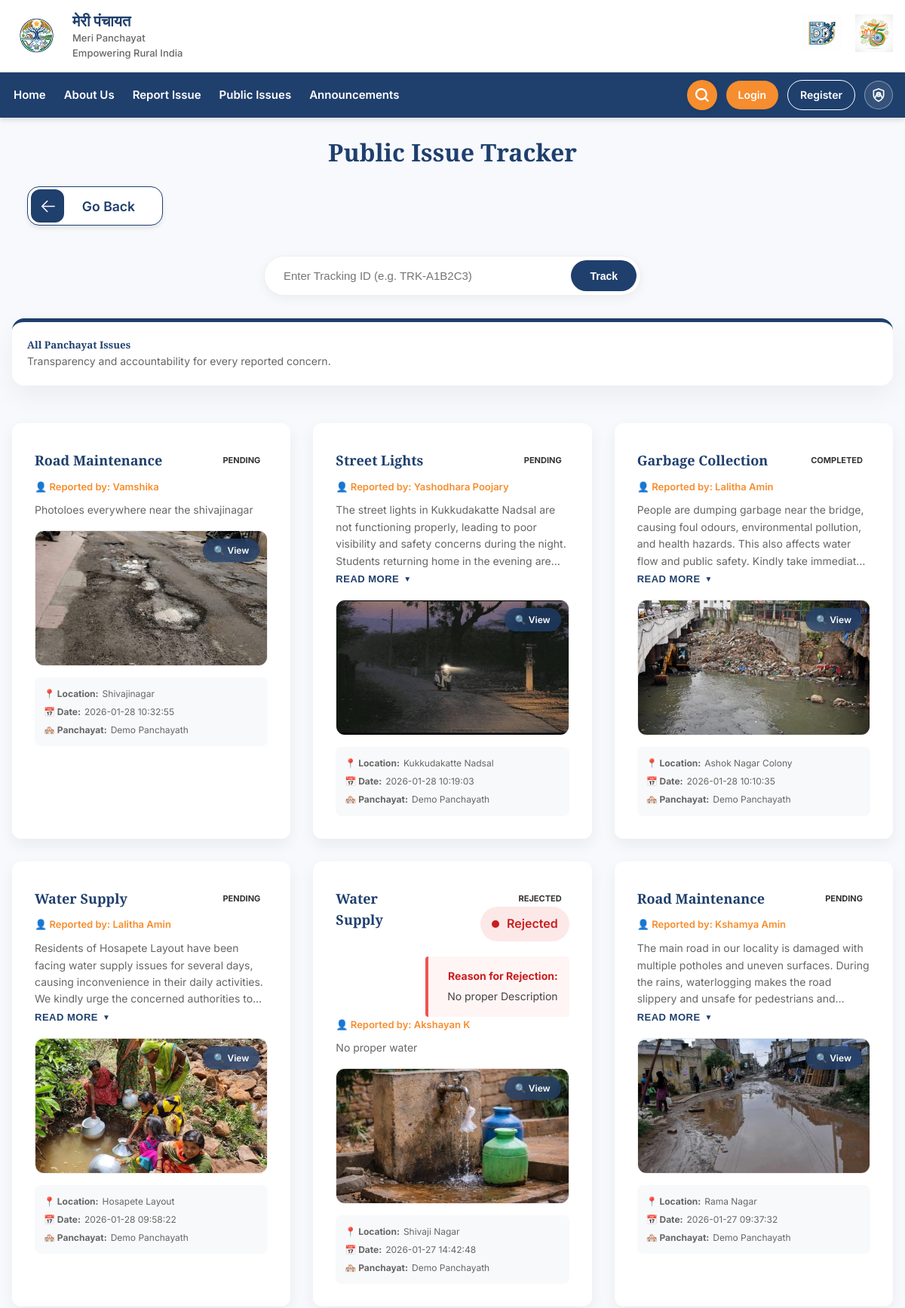
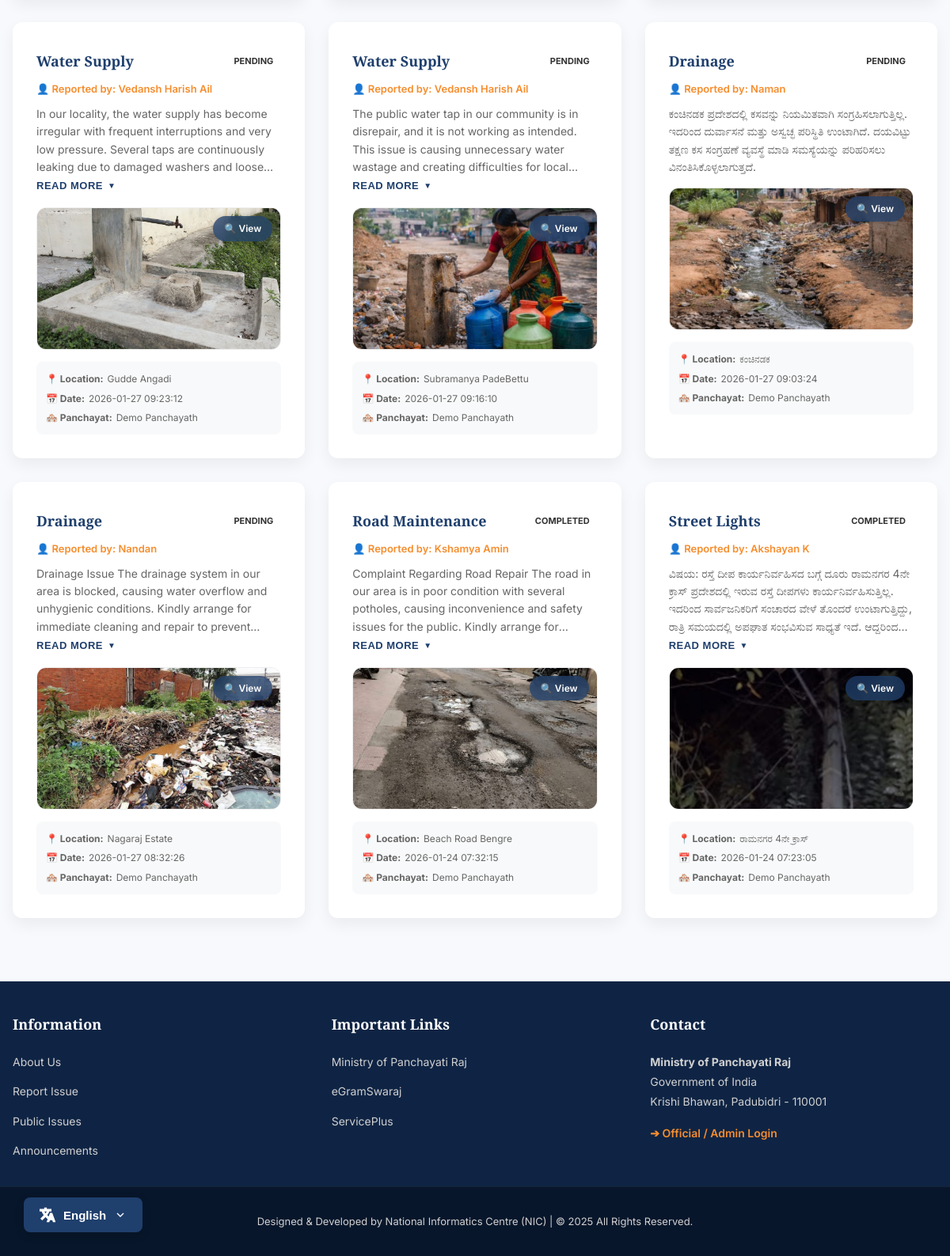
The app's page /public-track with its own data (2 pictures, top to bottom).
### tables this page shows
CREATE TABLE issues (
        id INTEGER PRIMARY KEY AUTOINCREMENT,
        tracking_id TEXT UNIQUE,
        panchayath_id INTEGER,
        category TEXT,
        description TEXT,
        location TEXT,
        photo_path TEXT,
        status TEXT DEFAULT 'Pending',
        rejection_reason TEXT,
        created_at DATETIME DEFAULT CURRENT_TIMESTAMP
    , user_id INTEGER);

CREATE TABLE users (
        id INTEGER PRIMARY KEY AUTOINCREMENT,
        name TEXT,
        email TEXT UNIQUE,
        mobile TEXT,
        password_hash TEXT,
        created_at DATETIME DEFAULT CURRENT_TIMESTAMP
    );

CREATE TABLE panchayath (
        id INTEGER PRIMARY KEY AUTOINCREMENT,
        name TEXT,
        district TEXT,
        state TEXT
    );

### app.py (the view)
@app.route("/public-track")
def public_track():
    conn = connect_db()
    issues = conn.execute("""
        SELECT i.*, p.name AS panchayath_name, u.name AS user_name
        FROM issues i
        JOIN panchayath p ON p.id = i.panchayath_id
        LEFT JOIN users u ON u.id = i.user_id
        ORDER BY i.created_at DESC
    """).fetchall()
    conn.close()
    return render_template("citizen/track_issue.html", issues=issues, title="Public Issue Tracker", is_public=True)

### app.py (called while the page is built)
def connect_db():
    conn = sqlite3.connect(DB_NAME, timeout=10) # Added timeout
    conn.row_factory = sqlite3.Row
    conn.execute("PRAGMA journal_mode=WAL;")
    return conn

def _get_text(key):
    lang = session.get("lang", "en")
    return TRANSLATIONS.get(lang, TRANSLATIONS["en"]).get(key, key)

@app.context_processor
def inject_get_text():
    return dict(get_text=_get_text)

### templates/citizen/track_issue.html (shortened to what this page needs)
{% from "macros.html" import back_button %}
{% extends "base.html" %}
{% block css %}
<link rel="stylesheet" href="{{ url_for('static', filename='css/citizen.css') }}">
{% endblock %}
{% block content %}
<div class="container my-5">
  <div style="display: flex; flex-direction: column; align-items: flex-start; margin-bottom: 20px;">
    <h2 class="section-title" style="text-align: center; width: 100%; margin-bottom: 10px;">{{ title or
      get_text('track_issue_status')
      }}</h2>
    {{ back_button(get_text) }}
  </div>
  <div style="margin-bottom: 30px; text-align: center;">
    <form action="{{ url_for('track_issue') }}" method="get"
      style="display: inline-flex; background: white; padding: 5px; border-radius: 50px; box-shadow: 0 4px 15px rgba(0,0,0,0.05); border: 1px solid #eee; width: 100%; max-width: 500px;">
      <input type="text" name="search_id" placeholder="{{ get_text('track_id_search_placeholder') }}" required
        style="flex: 1; border: none; outline: none; padding: 12px 20px; font-size: 15px; background: transparent;">
      <button type="submit"
        style="background: var(--primary-color); color: white; border: none; padding: 10px 25px; border-radius: 40px; cursor: pointer; font-weight: 600; font-size: 14px; transition: background 0.2s;">
        {{ get_text('track') }}
      </button>
    </form>
  </div>
  <div class="about-card mb-5"
    style="padding: 20px; align-items: center; gap: 20px; flex-direction: row; border-top: 5px solid var(--primary-color); margin-bottom: 50px;">
    <div style="flex: 1;">
      <h5 style="margin: 0; color: var(--primary-color);">
        {% if is_public %}{{ get_text('all_panchayat_issues') }}{% else %}{{ get_text('my_reported_issues') }}{% endif
        %}
      </h5>
      <p style="margin: 0; font-size: 14px; color: #666;">
        {% if is_public %}{{ get_text('public_issues_desc') }}{% else %}{{ get_text('my_issues_desc') }}{% endif %}
      </p>
    </div>
  </div>
  <div class="services-grid">
    {% for i in issues %}
    <div class="service-card" style="text-align: left; position: relative;">
      <div style="display: flex; justify-content: space-between; align-items: flex-start;">
        <h4 style="margin-top: 0; color: var(--primary-color); font-size: 18px;">{{ get_text(i.category) }}</h4>
        <div style="text-align: right;">
          <span class="issue-status {{ i.status|lower|replace(' ', '-') }}"
            style="padding: 4px 10px; border-radius: 20px; font-size: 11px; font-weight: 700; text-transform: uppercase;">
            {{ get_text(i.status) }}
          </span>
          {% if i.tracking_id and (not is_public or session.get('user_id') == i.user_id) %}
          <div
            style="font-size: 11px; color: #666; margin-top: 5px; font-family: monospace; display: flex; align-items: center; justify-content: flex-end; gap: 5px;">
            ID: {{ i.tracking_id }}
            <button class="copy" onclick="copyTrackingId('{{ i.tracking_id }}', this)"
              title="{{ get_text('copy_to_clipboard') }}" style="--button-diameter: 22px;">
              <span data-text-end="{{ get_text('copied') }}" data-text-initial="{{ get_text('copy_to_clipboard') }}"
                class="tooltip"></span>
              <span>
                <svg xml:space="preserve" style="enable-background:new 0 0 512 512" viewBox="0 0 6.35 6.35" y="0" x="0"
                  height="12" width="12" xmlns:xlink="http://www.w3.org/1999/xlink" version="1.1"
                  xmlns="http://www.w3.org/2000/svg" class="clipboard">
                  <g>
                    <path fill="currentColor"
                      d="M2.43.265c-.3 0-.548.236-.573.53h-.328a.74.74 0 0 0-.735.734v3.822a.74.74 0 0 0 .735.734H4.82a.74.74 0 0 0 .735-.734V1.529a.74.74 0 0 0-.735-.735h-.328a.58.58 0 0 0-.573-.53zm0 .529h1.49c.032 0 .049.017.049.049v.431c0 .032-.017.049-.049.049H2.43c-.032 0-.05-.017-.05-.049V.843c0-.032.018-.05.05-.05zm-.901.53h.328c.026.292.274.528.573.528h1.49a.58.58 0 0 0 .573-.529h.328a.2.2 0 0 1 .206.206v3.822a.2.2 0 0 1-.206.205H1.53a.2.2 0 0 1-.206-.205V1.529a.2.2 0 0 1 .206-.206z">
                    </path>
                  </g>
                </svg>
                <svg xml:space="preserve" style="enable-background:new 0 0 512 512" viewBox="0 0 24 24" y="0" x="0"
                  height="10" width="10" xmlns:xlink="http://www.w3.org/1999/xlink" version="1.1"
                  xmlns="http://www.w3.org/2000/svg" class="checkmark">
                  <g>
                    <path data-original="#000000" fill="currentColor"
                      d="M9.707 19.121a.997.997 0 0 1-1.414 0l-5.646-5.647a1.5 1.5 0 0 1 0-2.121l.707-.707a1.5 1.5 0 0 1 2.121 0L9 14.171l9.525-9.525a1.5 1.5 0 0 1 2.121 0l.707.707a1.5 1.5 0 0 1 0 2.121z">
                    </path>
                  </g>
                </svg>
              </span>
            </button>
          </div>
          {% elif i.status == 'Rejected' %}
          <div
            style="background: #fde8e8; padding: 10px 15px; border-radius: 50px; display: inline-flex; align-items: center; gap: 10px;">
            <span style="display: block; width: 10px; height: 10px; background: #c81e1e; border-radius: 50%;"></span>
            <span style="color: #c81e1e; font-weight: 600;">{{ get_text('Rejected') }}</span>
          </div>
          {% if i.rejection_reason %}
          <div
            style="margin-top: 20px; background: #fff5f5; border-left: 4px solid #f05252; padding: 15px; border-radius: 4px;">
            <strong style="display: block; color: #c81e1e; margin-bottom: 5px; font-size: 14px;">{{
              get_text('rejection_reason_label') }}</strong>
            <p style="margin: 0; color: #444;">{{ i.rejection_reason }}</p>
          </div>
          {% endif %}
          {% endif %}
        </div>
      </div>
      {% if is_public and i.user_name %}
      <div style="font-size: 13px; color: var(--secondary-color); font-weight: 600; margin-bottom: 5px;">
        👤 {{ get_text('reported_by') }}: {{ i.user_name }}
      </div>
      {% endif %}
      <div class="description-wrapper">
        <p class="description-text" id="desc-{{ i.id }}">
          {{ i.description }}
        </p>
        <button class="read-more-btn" id="btn-{{ i.id }}" onclick="toggleDescription('{{ i.id }}')"
          style="display: none;">
          <span class="btn-text">{{ get_text('read_more') }}</span>
          <span class="toggle-icon">▼</span>
        </button>
      </div>
      {% if i.photo_path %}
      <div
        style="margin: 15px 0; height: 180px; border-radius: 12px; overflow: hidden; border: 1px solid #eee; cursor: pointer; position: relative;"
        onclick="openImageModal('{{ url_for('static', filename=i.photo_path) }}')" title="Click to view full size">
        <img src="{{ url_for('static', filename=i.photo_path) }}" alt="Issue Image"
          style="width: 100%; height: 100%; object-fit: cover;">
        <div
          style="position: absolute; top: 10px; right: 10px; background: rgba(31, 63, 109, 0.75); color: white; padding: 6px 14px; border-radius: 20px; font-size: 12px; font-weight: 600; backdrop-filter: blur(8px); box-shadow: 0 2px 8px rgba(0,0,0,0.2);">
          🔍 {{ get_text('view') }}
        </div>
      </div>
      {% endif %}
      <div style="background: #f8f9fa; padding: 12px; border-radius: 8px; margin-top: 15px;">
        <div style="font-size: 12px; color: #666; display: flex; flex-direction: column; gap: 5px;">
          <span style="display: flex; align-items: center; gap: 5px;">
            <strong>📍 {{ get_text('location') }}:</strong> {{ i.location }}
          </span>
          <span style="display: flex; align-items: center; gap: 5px;">
            <strong>📅 {{ get_text('date') }}:</strong> {{ i.created_at }}
          </span>
          <span style="display: flex; align-items: center; gap: 5px;">
            <strong>🏘️ {{ get_text('panchayat') }}:</strong> {{ i.panchayath_name }}
          </span>
        </div>
      </div>
    </div>
    {% endfor %}
  </div>
</div>
{% endblock %}

### static/css/layout.css (style rules this page uses)
:root { --primary-color: #1f3f6d; --secondary-color: #f68d2e; --accent-color: #138808; --text-color: #333; --bg-color: #f7f9fc; --white: #ffffff; --font-main: 'Inter', sans-serif; --font-serif: 'Playfair Display', serif; }
* { box-sizing: border-box; }
html { scroll-behavior: smooth; }
body { margin: 0; font-family: var(--font-main); background: var(--bg-color); color: var(--text-color); line-height: 1.6; font-size: 16px; -webkit-font-smoothing: antialiased; -moz-osx-font-smoothing: grayscale; }
h1, h2, h3, h4, h5, h6 { font-family: var(--font-serif); font-weight: 700; margin-top: 0; color: var(--primary-color); }
.container { max-width: 1200px; margin: auto; padding: 0 16px; }

### static/css/citizen.css (style rules this page uses)
.about-card { display: flex; background: var(--white); border-radius: 16px; overflow: hidden; box-shadow: 0 15px 35px rgba(0, 0, 0, 0.05); transition: transform 0.3s; }
.section-title { text-align: center; color: var(--primary-color); font-family: var(--font-serif); font-size: 32px; margin-bottom: 40px; }
.services-grid { display: grid; grid-template-columns: repeat(auto-fit, minmax(280px, 1fr)); gap: 30px; margin-bottom: 60px; }
.service-card { background: var(--white); border-radius: 12px; padding: 30px; text-align: center; box-shadow: 0 8px 20px rgba(0, 0, 0, 0.06); transition: transform 0.3s, box-shadow 0.3s; text-decoration: none; color: inherit; border-top: 5px solid transparent; }
.service-card h4 { font-size: 20px; margin: 10px 0; color: #222; }
.service-card p { font-size: 14px; color: #666; }
.description-wrapper { margin: 10px 0; position: relative; }
.description-text { color: #444; font-size: 14px; line-height: 1.6; margin: 0; display: -webkit-box; -webkit-line-clamp: 4; line-clamp: 4; -webkit-box-orient: vertical; overflow: hidden; transition: all 0.3s ease; }
.read-more-btn { background: none; border: none; color: var(--primary-color); font-size: 13px; font-weight: 700; cursor: pointer; padding: 5px 0; display: flex; align-items: center; gap: 6px; transition: color 0.2s; text-transform: uppercase; letter-spacing: 0.5px; }
.read-more-btn .toggle-icon { font-size: 10px; transition: transform 0.3s; }

### records on screen
issues: category "Road Maintenance", status "PENDING", get_text "Reported by", user_name "Vamshika", description "Photoloes everywhere near the shivajinagar", photo_path (picture), get_text "View", get_text "Location", location "Shivajinagar", get_text "Date", created_at "2026-01-28 10:32:55", get_text "Panchayat", panchayath_name "Demo Panchayath"
issues: category "Street Lights", status "PENDING", get_text "Reported by", user_name "Yashodhara Poojary", description "The street lights in Kukkudakatte Nadsal are not functioning properly, leading to poor visibility and safety concerns during the night. Students returning home in the evening…", get_text "READ MORE", photo_path (picture), get_text "View", get_text "Location", location "Kukkudakatte Nadsal", get_text "Date", created_at "2026-01-28 10:19:03", get_text "Panchayat", panchayath_name "Demo Panchayath"
issues: category "Garbage Collection", status "COMPLETED", get_text "Reported by", user_name "Lalitha Amin", description "People are dumping garbage near the bridge, causing foul odours, environmental pollution, and health hazards. This also affects water flow and public safety. Kindly take…", get_text "READ MORE", photo_path (picture), get_text "View", get_text "Location", location "Ashok Nagar Colony", get_text "Date", created_at "2026-01-28 10:10:35", get_text "Panchayat", panchayath_name "Demo Panchayath"
issues: category "Water Supply", status "PENDING", get_text "Reported by", user_name "Lalitha Amin", description "Residents of Hosapete Layout have been facing water supply issues for several days, causing inconvenience in their daily activities. We kindly urge the concerned authorities…", get_text "READ MORE", photo_path (picture), get_text "View", get_text "Location", location "Hosapete Layout", get_text "Date", created_at "2026-01-28 09:58:22", get_text "Panchayat", panchayath_name "Demo Panchayath"
issues: category "Water Supply", status "REJECTED", status "Rejected", get_text "Reason for Rejection:", rejection_reason "No proper Description", get_text "Reported by", user_name "Akshayan K", description "No proper water", photo_path (picture), get_text "View", get_text "Location", location "Shivaji Nagar", get_text "Date", created_at "2026-01-27 14:42:48", get_text "Panchayat", panchayath_name "Demo Panchayath"
issues: category "Road Maintenance", status "PENDING", get_text "Reported by", user_name "Kshamya Amin", description "The main road in our locality is damaged with multiple potholes and uneven surfaces. During the rains, waterlogging makes the road slippery and unsafe for pedestrians…", get_text "READ MORE", photo_path (picture), get_text "View", get_text "Location", location "Rama Nagar", get_text "Date", created_at "2026-01-27 09:37:32", get_text "Panchayat", panchayath_name "Demo Panchayath"
issues: category "Water Supply", status "PENDING", get_text "Reported by", user_name "Vedansh Harish Ail", description "In our locality, the water supply has become irregular with frequent interruptions and very low pressure. Several taps are continuously leaking due to damaged washers and…", get_text "READ MORE", photo_path (picture), get_text "View", get_text "Location", location "Gudde Angadi", get_text "Date", created_at "2026-01-27 09:23:12", get_text "Panchayat", panchayath_name "Demo Panchayath"
issues: category "Water Supply", status "PENDING", get_text "Reported by", user_name "Vedansh Harish Ail", description "The public water tap in our community is in disrepair, and it is not working as intended. This issue is causing unnecessary water wastage and creating difficulties for…", get_text "READ MORE", photo_path (picture), get_text "View", get_text "Location", location "Subramanya PadeBettu", get_text "Date", created_at "2026-01-27 09:16:10", get_text "Panchayat", panchayath_name "Demo Panchayath"
issues: category "Drainage", status "PENDING", get_text "Reported by", user_name "Naman", description "ಕಂಚಿನಡಕ ಪ್ರದೇಶದಲ್ಲಿ ಕಸವನ್ನು ನಿಯಮಿತವಾಗಿ ಸಂಗ್ರಹಿಸಲಾಗುತ್ತಿಲ್ಲ. ಇದರಿಂದ ದುರ್ವಾಸನೆ ಮತ್ತು ಅಸ್ವಚ್ಛ ಪರಿಸ್ಥಿತಿ ಉಂಟಾಗಿದೆ. ದಯವಿಟ್ಟು ತಕ್ಷಣ ಕಸ ಸಂಗ್ರಹಣೆ ವ್ಯವಸ್ಥೆ ಮಾಡಿ ಸಮಸ್ಯೆಯನ್ನು ಪರಿಹರಿಸಲು ವಿನಂತಿಸಿಕೊಳ್ಳಲಾಗುತ್ತದೆ.", photo_path (picture), get_text "View", get_text "Location", location "ಕಂಚಿನಡಕ", get_text "Date", created_at "2026-01-27 09:03:24", get_text "Panchayat", panchayath_name "Demo Panchayath"
issues: category "Drainage", status "PENDING", get_text "Reported by", user_name "Nandan", description "Drainage Issue The drainage system in our area is blocked, causing water overflow and unhygienic conditions. Kindly arrange for immediate cleaning and repair to…", get_text "READ MORE", photo_path (picture), get_text "View", get_text "Location", location "Nagaraj Estate", get_text "Date", created_at "2026-01-27 08:32:26", get_text "Panchayat", panchayath_name "Demo Panchayath"
issues: category "Road Maintenance", status "COMPLETED", get_text "Reported by", user_name "Kshamya Amin", description "Complaint Regarding Road Repair The road in our area is in poor condition with several potholes, causing inconvenience and safety issues for the public. Kindly arrange…", get_text "READ MORE", photo_path (picture), get_text "View", get_text "Location", location "Beach Road Bengre", get_text "Date", created_at "2026-01-24 07:32:15", get_text "Panchayat", panchayath_name "Demo Panchayath"
issues: category "Street Lights", status "COMPLETED", get_text "Reported by", user_name "Akshayan K", description "ವಿಷಯ: ರಸ್ತೆ ದೀಪ ಕಾರ್ಯನಿರ್ವಹಿಸದ ಬಗ್ಗೆ ದೂರು ರಾಮನಗರ 4ನೇ ಕ್ರಾಸ್ ಪ್ರದೇಶದಲ್ಲಿ ಇರುವ ರಸ್ತೆ ದೀಪಗಳು ಕಾರ್ಯನಿರ್ವಹಿಸುತ್ತಿಲ್ಲ. ಇದರಿಂದ ಸಾರ್ವಜನಿಕರಿಗೆ ಸಂಚಾರದ ವೇಳೆ ತೊಂದರೆ ಉಂಟಾಗುತ್ತಿದ್ದು, ರಾತ್ರಿ ಸಮಯದಲ್ಲಿ ಅಪಘಾತ ಸಂಭವಿಸುವ ಸಾಧ್ಯತೆ ಇದೆ.…", get_text "READ MORE", photo_path (picture), get_text "View", get_text "Location", location "ರಾಮನಗರ 4ನೇ ಕ್ರಾಸ್", get_text "Date", created_at "2026-01-24 07:23:05", get_text "Panchayat", panchayath_name "Demo Panchayath"

### other values on screen
{{ get_text('brand_name_hindi') }} "मेरी पंचायत"
{{ get_text('brand_name_en') }} "Meri Panchayat"
{{ get_text('brand_tagline') }} "Empowering Rural India"
{{ get_text('home') }} "Home"
{{ get_text('about_scheme') }} "About Us"
{{ get_text('report_issue') }} "Report Issue"
{{ get_text('public_issues') }} "Public Issues"
{{ get_text('announcements') }} "Announcements"
{{ get_text('login') }} "Login"
{{ get_text('register') }} "Register"
{{ title or
      get_text('track_issue_status') }} "Public Issue Tracker"
{{ get_text('go_back') if get_text else 'Go Back' }} "Go Back"
{{ get_text('track') }} "Track"
{{ get_text('all_panchayat_issues') }} "All Panchayat Issues"
{{ get_text('public_issues_desc') }} "Transparency and accountability for every reported concern."
